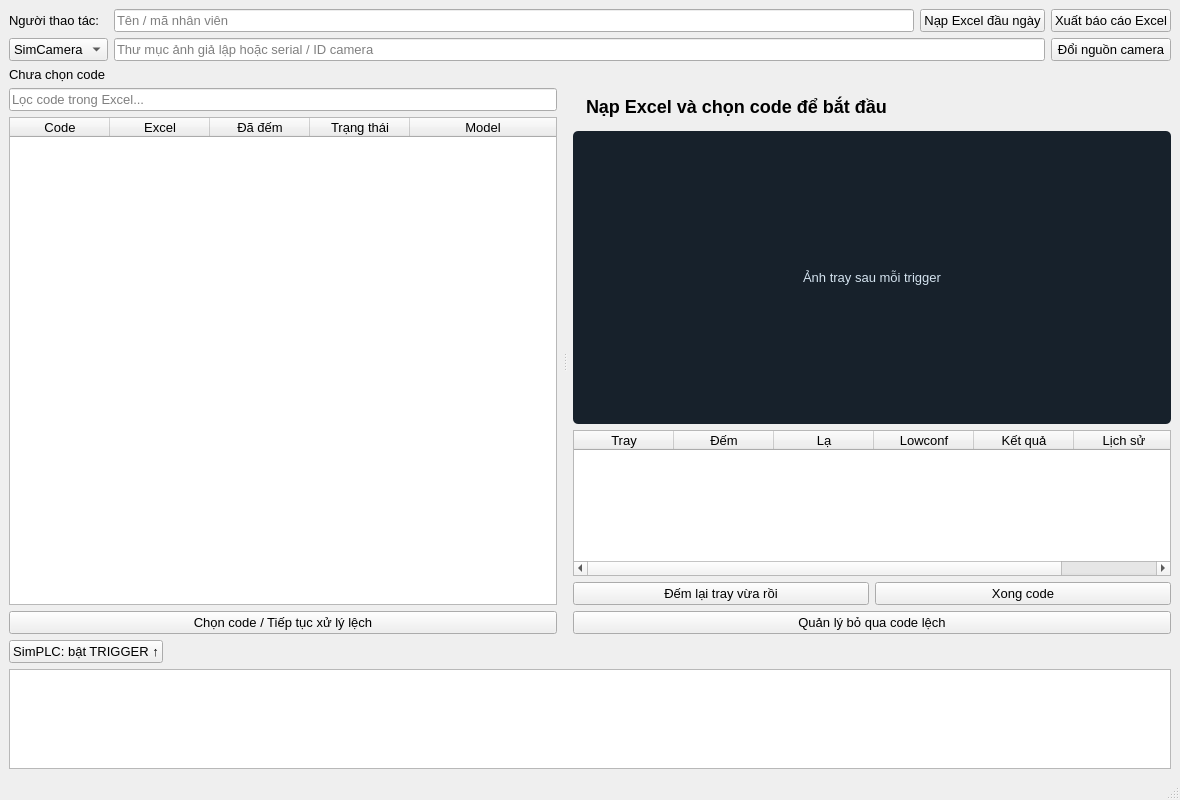
<?xml version="1.0" encoding="UTF-8"?>
<ui version="4.0">
 <class>TrayCounterWindow</class>
 <widget class="QMainWindow" name="TrayCounterWindow">
  <property name="geometry">
   <rect><x>0</x><y>0</y><width>1180</width><height>800</height></rect>
  </property>
  <property name="minimumSize">
   <size><width>860</width><height>620</height></size>
  </property>
  <property name="font">
   <font><family>Segoe UI</family><pointsize>10</pointsize></font>
  </property>
  <property name="windowTitle">
   <string>Tray Counter - Smart Factory G</string>
  </property>
  <widget class="QWidget" name="centralwidget">
   <layout class="QVBoxLayout" name="main_layout" stretch="0,0,1,0,0">
    <property name="spacing"><number>6</number></property>
    <property name="leftMargin"><number>9</number></property>
    <property name="topMargin"><number>9</number></property>
    <property name="rightMargin"><number>9</number></property>
    <property name="bottomMargin"><number>9</number></property>
    <item>
     <layout class="QGridLayout" name="controls_layout">
      <item row="0" column="0">
       <widget class="QLabel" name="actor_label">
        <property name="text"><string>Người thao tác:</string></property>
        <property name="buddy"><cstring>actor</cstring></property>
       </widget>
      </item>
      <item row="0" column="1">
       <widget class="QLineEdit" name="actor">
        <property name="placeholderText"><string>Tên / mã nhân viên</string></property>
       </widget>
      </item>
      <item row="0" column="2">
       <widget class="QPushButton" name="load_button">
        <property name="text"><string>Nạp Excel đầu ngày</string></property>
       </widget>
      </item>
      <item row="0" column="3">
       <widget class="QPushButton" name="export_button">
        <property name="text"><string>Xuất báo cáo Excel</string></property>
       </widget>
      </item>
      <item row="1" column="0">
       <widget class="QComboBox" name="camera_kind">
        <item><property name="text"><string>SimCamera</string></property></item>
        <item><property name="text"><string>HIK</string></property></item>
        <item><property name="text"><string>Basler</string></property></item>
        <item><property name="text"><string>Webcam</string></property></item>
       </widget>
      </item>
      <item row="1" column="1" colspan="2">
       <widget class="QLineEdit" name="camera_source">
        <property name="placeholderText"><string>Thư mục ảnh giả lập hoặc serial / ID camera</string></property>
       </widget>
      </item>
      <item row="1" column="3">
       <widget class="QPushButton" name="camera_button">
        <property name="text"><string>Đổi nguồn camera</string></property>
       </widget>
      </item>
     </layout>
    </item>
    <item>
     <widget class="QLabel" name="readiness">
      <property name="text"><string>Chưa chọn code</string></property>
      <property name="wordWrap"><bool>true</bool></property>
     </widget>
    </item>
    <item>
     <widget class="QSplitter" name="main_splitter">
      <property name="orientation"><enum>Qt::Horizontal</enum></property>
      <property name="childrenCollapsible"><bool>false</bool></property>
      <widget class="QWidget" name="code_panel">
       <layout class="QVBoxLayout" name="code_layout" stretch="0,1,0">
        <property name="leftMargin"><number>0</number></property>
        <property name="topMargin"><number>0</number></property>
        <property name="rightMargin"><number>6</number></property>
        <property name="bottomMargin"><number>0</number></property>
        <item>
         <widget class="QLineEdit" name="filter">
          <property name="placeholderText"><string>Lọc code trong Excel...</string></property>
          <property name="clearButtonEnabled"><bool>true</bool></property>
         </widget>
        </item>
        <item>
         <widget class="QTableWidget" name="codes">
          <property name="editTriggers"><set>QAbstractItemView::NoEditTriggers</set></property>
          <property name="selectionMode"><enum>QAbstractItemView::SingleSelection</enum></property>
          <property name="selectionBehavior"><enum>QAbstractItemView::SelectRows</enum></property>
          <property name="rowCount"><number>0</number></property>
          <property name="columnCount"><number>5</number></property>
          <attribute name="horizontalHeaderStretchLastSection"><bool>true</bool></attribute>
          <column><property name="text"><string>Code</string></property></column>
          <column><property name="text"><string>Excel</string></property></column>
          <column><property name="text"><string>Đã đếm</string></property></column>
          <column><property name="text"><string>Trạng thái</string></property></column>
          <column><property name="text"><string>Model</string></property></column>
         </widget>
        </item>
        <item>
         <widget class="QPushButton" name="select_button">
          <property name="text"><string>Chọn code / Tiếp tục xử lý lệch</string></property>
         </widget>
        </item>
       </layout>
      </widget>
      <widget class="QWidget" name="tray_panel">
       <layout class="QVBoxLayout" name="tray_layout" stretch="0,2,1,0,0">
        <property name="leftMargin"><number>6</number></property>
        <property name="topMargin"><number>0</number></property>
        <property name="rightMargin"><number>0</number></property>
        <property name="bottomMargin"><number>0</number></property>
        <item>
         <widget class="QLabel" name="summary">
          <property name="styleSheet"><string notr="true">font-size: 18px; font-weight: bold; padding: 8px;</string></property>
          <property name="text"><string>Nạp Excel và chọn code để bắt đầu</string></property>
          <property name="wordWrap"><bool>true</bool></property>
         </widget>
        </item>
        <item>
         <widget class="QLabel" name="image">
          <property name="sizePolicy">
           <sizepolicy hsizetype="Ignored" vsizetype="Ignored"><horstretch>0</horstretch><verstretch>0</verstretch></sizepolicy>
          </property>
          <property name="minimumSize"><size><width>280</width><height>190</height></size></property>
          <property name="styleSheet"><string notr="true">background: #17212b; color: #d4e3ef; border-radius: 5px;</string></property>
          <property name="text"><string>Ảnh tray sau mỗi trigger</string></property>
          <property name="alignment"><set>Qt::AlignCenter</set></property>
         </widget>
        </item>
        <item>
         <widget class="QTableWidget" name="trays">
          <property name="editTriggers"><set>QAbstractItemView::NoEditTriggers</set></property>
          <property name="rowCount"><number>0</number></property>
          <property name="columnCount"><number>6</number></property>
          <column><property name="text"><string>Tray</string></property></column>
          <column><property name="text"><string>Đếm</string></property></column>
          <column><property name="text"><string>Lạ</string></property></column>
          <column><property name="text"><string>Lowconf</string></property></column>
          <column><property name="text"><string>Kết quả</string></property></column>
          <column><property name="text"><string>Lịch sử</string></property></column>
         </widget>
        </item>
        <item>
         <layout class="QHBoxLayout" name="tray_actions_layout">
          <item>
           <widget class="QPushButton" name="recount_button">
            <property name="text"><string>Đếm lại tray vừa rồi</string></property>
           </widget>
          </item>
          <item>
           <widget class="QPushButton" name="finish_button">
            <property name="text"><string>Xong code</string></property>
           </widget>
          </item>
         </layout>
        </item>
        <item>
         <widget class="QPushButton" name="skip_button">
          <property name="text"><string>Quản lý bỏ qua code lệch</string></property>
         </widget>
        </item>
       </layout>
      </widget>
     </widget>
    </item>
    <item>
     <layout class="QHBoxLayout" name="plc_layout" stretch="0,1">
      <item>
       <widget class="QPushButton" name="trigger">
        <property name="text"><string>SimPLC: bật TRIGGER ↑</string></property>
        <property name="checkable"><bool>true</bool></property>
       </widget>
      </item>
      <item>
       <widget class="QLabel" name="plc_signals">
        <property name="text"><string/><!-- Filled by the PLC monitor. --></property>
        <property name="wordWrap"><bool>true</bool></property>
       </widget>
      </item>
     </layout>
    </item>
    <item>
     <widget class="QTextEdit" name="log">
      <property name="maximumSize"><size><width>16777215</width><height>100</height></size></property>
      <property name="readOnly"><bool>true</bool></property>
     </widget>
    </item>
   </layout>
  </widget>
  <widget class="QStatusBar" name="status_bar"/>
 </widget>
 <tabstops>
  <tabstop>actor</tabstop>
  <tabstop>load_button</tabstop>
  <tabstop>export_button</tabstop>
  <tabstop>camera_kind</tabstop>
  <tabstop>camera_source</tabstop>
  <tabstop>camera_button</tabstop>
  <tabstop>filter</tabstop>
  <tabstop>codes</tabstop>
  <tabstop>select_button</tabstop>
  <tabstop>trays</tabstop>
  <tabstop>recount_button</tabstop>
  <tabstop>finish_button</tabstop>
  <tabstop>skip_button</tabstop>
  <tabstop>trigger</tabstop>
  <tabstop>log</tabstop>
 </tabstops>
 <resources/>
 <connections/>
</ui>
